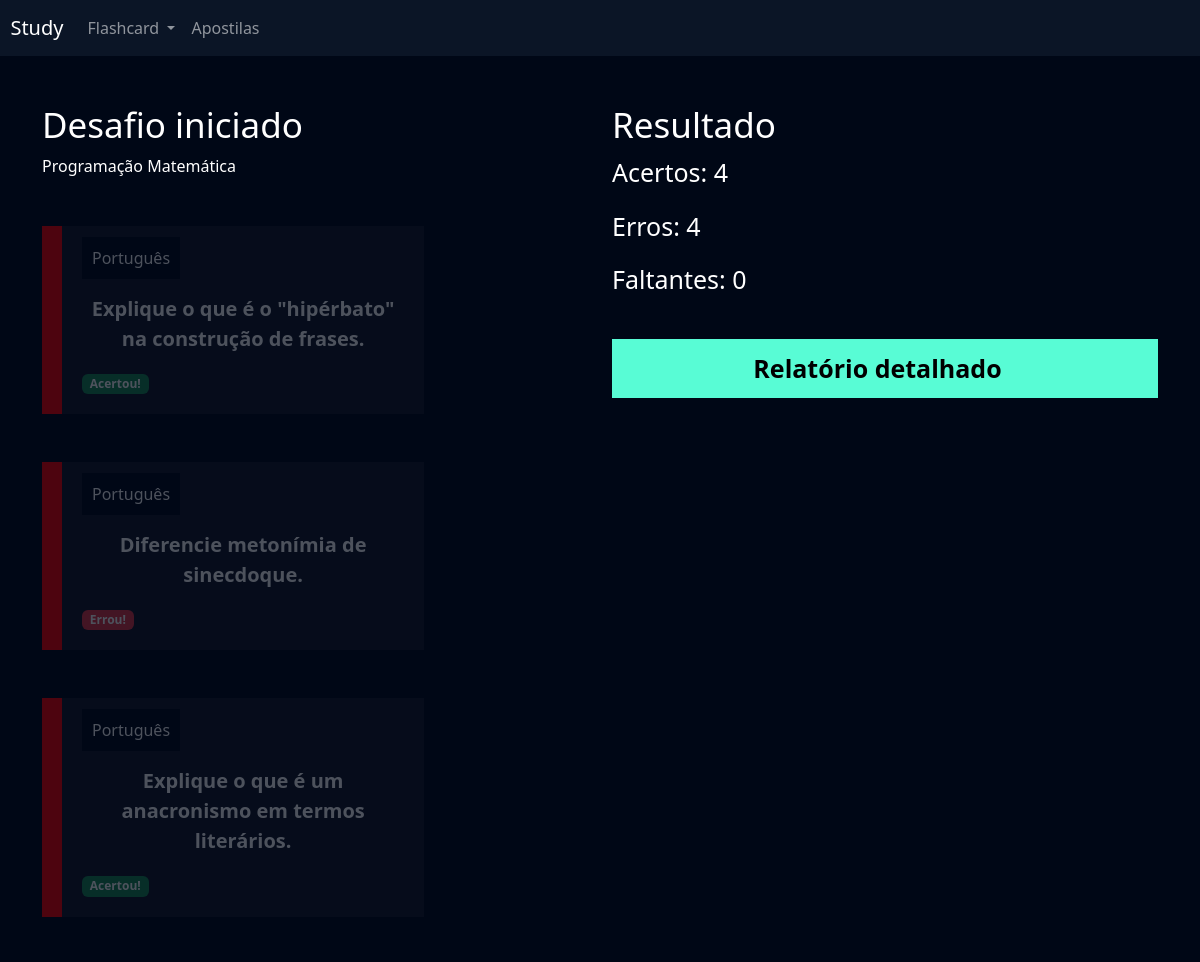
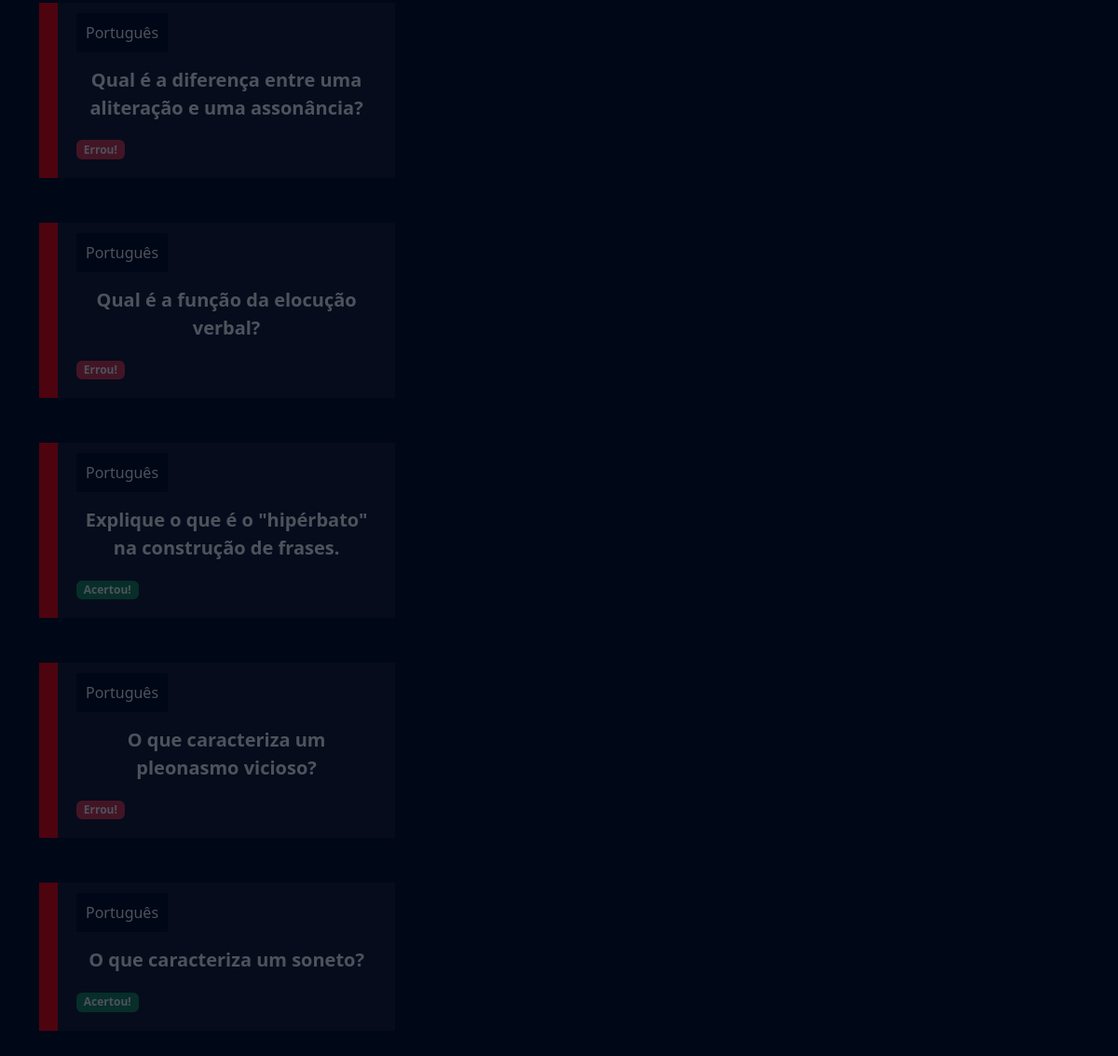
/flashcard/desafio/72, run on the app's committed database (2 pictures, top to bottom).
### flashcard/models.py (models this page shows, shortened)
class FlashcardDesafio(models.Model):
    flashcard = models.ForeignKey(Flashcard, on_delete=models.DO_NOTHING)
    respondido = models.BooleanField(default=False)
    acertou = models.BooleanField(default=False)

class Flashcard(models.Model):
    DIFICULDADE_CHOICES = (('D', 'Difícil'), ('M', 'Médio'), ('F', 'Fácil'))
    user = models.ForeignKey(User, on_delete=models.DO_NOTHING)
    pergunta = models.CharField(max_length=100)
    resposta = models.TextField()
    categoria = models.ForeignKey(Categoria, on_delete=models.DO_NOTHING)
    dificuldade = models.CharField(max_length=1, choices=DIFICULDADE_CHOICES)
    @property
    def css_dificuldade(self):
        if self.dificuldade == 'F':
            return 'flashcard-facil'
        elif self.dificuldade == 'M':
            return 'flashcard-medio'
        elif self.dificuldade == 'D':
            return 'flashcard-dificil'

class Categoria(models.Model):
    nome = models.CharField(max_length=20)
    def __str__(self):
        return self.nome

### flashcard/views.py (the view)
# urls.py: path('desafio/<int:id>', views.desafio, name='desafio'),
def desafio(request, id):
    desafio = Desafio.objects.get(id=id)
    if request.method == 'GET':
        acertos = desafio.flashcards.filter(
            respondido=True).filter(acertou=True).count()
        erros = desafio.flashcards.filter(
            respondido=True).filter(acertou=False).count()
        faltantes = desafio.flashcards.filter(respondido=False).count()
        return render(request, 'desafio.html', {'desafio': desafio, 'acertos': acertos, 'erros': erros, 'faltantes': faltantes})

### flashcard/templates/desafio.html (shortened to what this page needs)
{% extends "base.html" %}
{% load static %}
{% block 'cabecalho' %}
<link href="{% static 'usuarios/css/cadastro.css' %}" rel="stylesheet" />
<link href="{% static 'flashcard/css/novo_flashcard.css' %}" rel="stylesheet" />
<link href="{% static 'flashcard/css/iniciar_desafio.css' %}" rel="stylesheet" />
<link href="{% static 'flashcard/css/desafio.css' %}" rel="stylesheet" />
<link href="https://unpkg.com/boxicons@2.1.4/css/boxicons.min.css"rel="stylesheet"/>
{% endblock 'cabecalho' %}
{% block 'conteudo' %}
{% include "partials/header.html" %}
<div class="container">
  <br />
  <br />
  <div class="row">
    <div class="col-md">
      <h3 class="fonte-secundaria">Desafio iniciado</h3>
      <span class="badge-categoria">Programação</span>
      <span class="badge-categoria">Matemática</span>
      <br />
      <br />
      <br />
      {% for flash in desafio.flashcards.all %}
      <div class="box-new-flashcard {% if flash.respondido %} op2 {% endif %}">
          <div class="flashcard {{ flash.flashcard.css_dificuldade }}">
            <div class="flashcard-categoria">{{flash.flashcard.categoria}}</div>
            <br />
            <br />
            <div class="flashcard-box-item" onclick="flip_card({{flash.id}})">
              <p class="flashcard-item">{{flash.flashcard.pergunta}}</p>
            </div>
            {% if not flash.respondido %}
            <div class="responder">
              <a
                href="{% url 'responder_flashcard' flash.id %}?acertou=0&desafio_id={{desafio.id}}"
                ><i class="bx bxs-x-square icone-vermelho"></i></a>
              <a href="{% url 'responder_flashcard' flash.id %}?acertou=1&desafio_id={{desafio.id}}"
                ><i class="bx bxs-check-square icone-verde"></i
              ></a>
            </div>
            {% else %} {% if flash.acertou %}
            <span class="badge bg-success">Acertou!</span>
            {% else %}
            <span class="badge bg-danger">Errou!</span>
            {% endif %} {% endif %}
          </div>
      </div>
      <br />
      <br />
      {% endfor %}
    </div>
    <div class="col-md">
      <h3 class="fonte-secundaria">Resultado</h3>
      <p class="fonte-p">Acertos: {{acertos}}</p>
      <p class="fonte-p">Erros: {{erros}}</p>
      <p class="fonte-p">Faltantes: {{faltantes}}</p>
      <br />
      <a class="btn-cadastro btn-desafio" href="{% url 'relatorio' desafio.id %}">Relatório detalhado</a>
    </div>
  </div>
</div>
{% endblock 'conteudo' %}

### templates/static/geral/css/base.css (style rules this page uses)
:root { --main-color: #0b1526; --dark-color: #000716; --secondary-dark-color: rgb(15, 2, 26); --light-color: #00c1f3; --contrast-color: #f4c96b; --differential-color: #58fcd5; AULA 1 5 }
body { background-color: var(--dark-color) !important; color: white !important; }

### templates/static/usuarios/css/cadastro.css (style rules this page uses)
* { margin: 0; padding: 0; }
.btn-cadastro { padding: 10px; background-color: #58fcd5; border: none; border: 1px solid #58fcd5; font-size: 18px; font-weight: bold; AULA 1 6 padding-left: 25px; padding-right: 25px; }

### templates/static/flashcard/css/novo_flashcard.css (style rules this page uses)
.box-new-flashcard { width: 70%; margin: auto; }
.flashcard { background-color: rgba(255, 255, 255, 0.08); padding: 20px; }
.flashcard-box-item { text-align: center; }
.flashcard p { font-size: 20px; font-weight: bold; cursor: pointer; }
.flashcard-dificil { border-left: 20px solid #fe0000; }
.flashcard-categoria { background-color: var(--dark-color); display: inline; padding: 10px; }

### templates/static/flashcard/css/iniciar_desafio.css (style rules this page uses)
.fonte-secundaria { font-size: 35px; }

### templates/static/flashcard/css/desafio.css (style rules this page uses)
.box-new-flashcard { margin: 0; }
.op2 { opacity: 0.3; }
.fonte-p { font-size: 25px; }
.btn-desafio { width: 100% !important; color: black; text-decoration: none; display: block; text-align: center; font-size: 25px; }

### data on the page
FlashcardDesafio: flashcard.categoria "Português", flashcard.pergunta "Explique o que é o \"hipérbato\" na construção de frases.", respondido "Acertou!"
FlashcardDesafio: flashcard.categoria "Português", flashcard.pergunta "Diferencie metonímia de sinecdoque.", respondido "Errou!"
FlashcardDesafio: flashcard.categoria "Português", flashcard.pergunta "Explique o que é um anacronismo em termos literários.", respondido "Acertou!"
FlashcardDesafio: flashcard.categoria "Português", flashcard.pergunta "Qual é a diferença entre uma aliteração e uma assonância?", respondido "Errou!"
FlashcardDesafio: flashcard.categoria "Português", flashcard.pergunta "Qual é a função da elocução verbal?", respondido "Errou!"
FlashcardDesafio: flashcard.categoria "Português", flashcard.pergunta "Explique o que é o \"hipérbato\" na construção de frases.", respondido "Acertou!"
FlashcardDesafio: flashcard.categoria "Português", flashcard.pergunta "O que caracteriza um pleonasmo vicioso?", respondido "Errou!"
FlashcardDesafio: flashcard.categoria "Português", flashcard.pergunta "O que caracteriza um soneto?", respondido "Acertou!"

### other printed values
{{ acertos }} "4"
{{ erros }} "4"
{{ faltantes }} "0"
